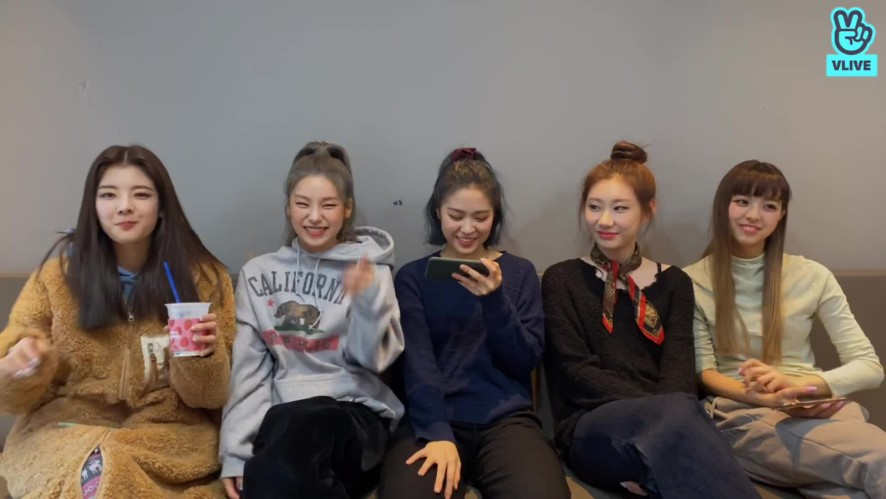
#> input picture imagen.jpg, 886 x 499 px
$ python ejemplo.py
#> lines starting #> are read from the running program, lines starting #| are printed output that depends on the picture; after the words box and inside, x2 and y2 are one past the last pixel; in counts of white or black regions, pixels touching at a corner belong together
import cv2
import numpy as np

faceClassif = cv2.CascadeClassifier('haarcascade_frontalface_default.xml')

image = cv2.imread('imagen.jpg')
#> image is the input picture: shape (499, 886, 3); mean B, G, R 98, 104.5, 114.6
gray = cv2.cvtColor(image, cv2.COLOR_BGR2GRAY)
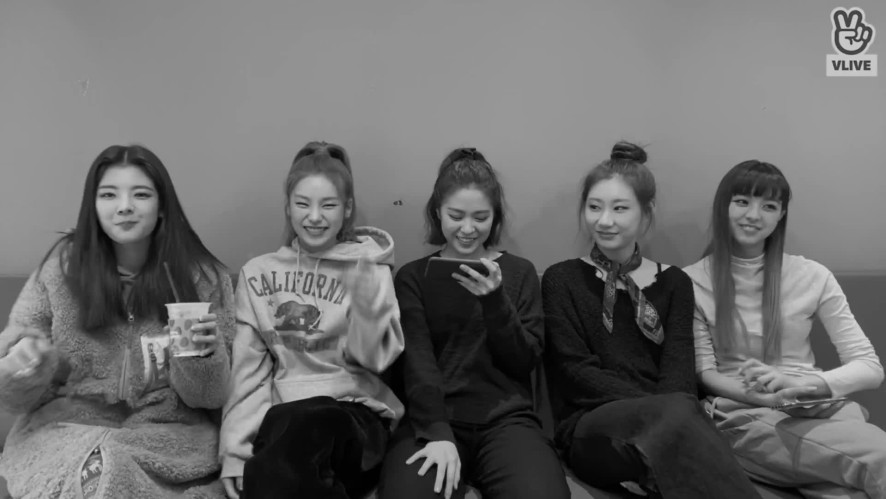
#> gray: shape (499, 886); min 0, max 219, mean 106.8

faces = faceClassif.detectMultiScale(gray,
    scaleFactor=1.1,
    minNeighbors=25,
    minSize=(30,30),
    maxSize=(200,200))
#> faces = [[283, 178, 67, 67], [719, 179, 65, 65], [573, 179, 73, 73], [435, 190, 67, 67], [87, 164, 77, 77]]

for (x,y,w,h) in faces:

    cv2.rectangle(image,(x,y),(x+w,y+h),(0, 255, 0),2)
#> this loop made 5 passes
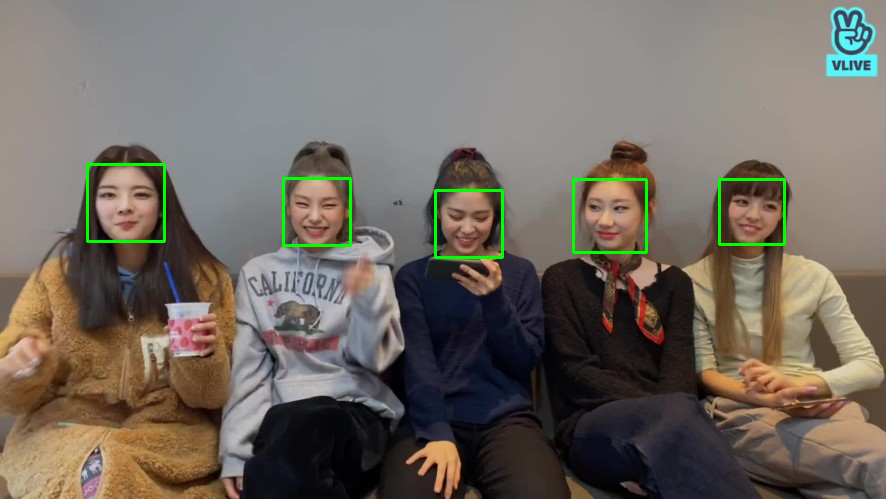
#> image: shape (499, 886, 3); 0.94% of pixels changed, all inside (x1, y1, x2, y2) = (86, 163, 786, 259)


cv2.imshow('image', image)
cv2.waitKey(0)
cv2.destroyAllWindows()
